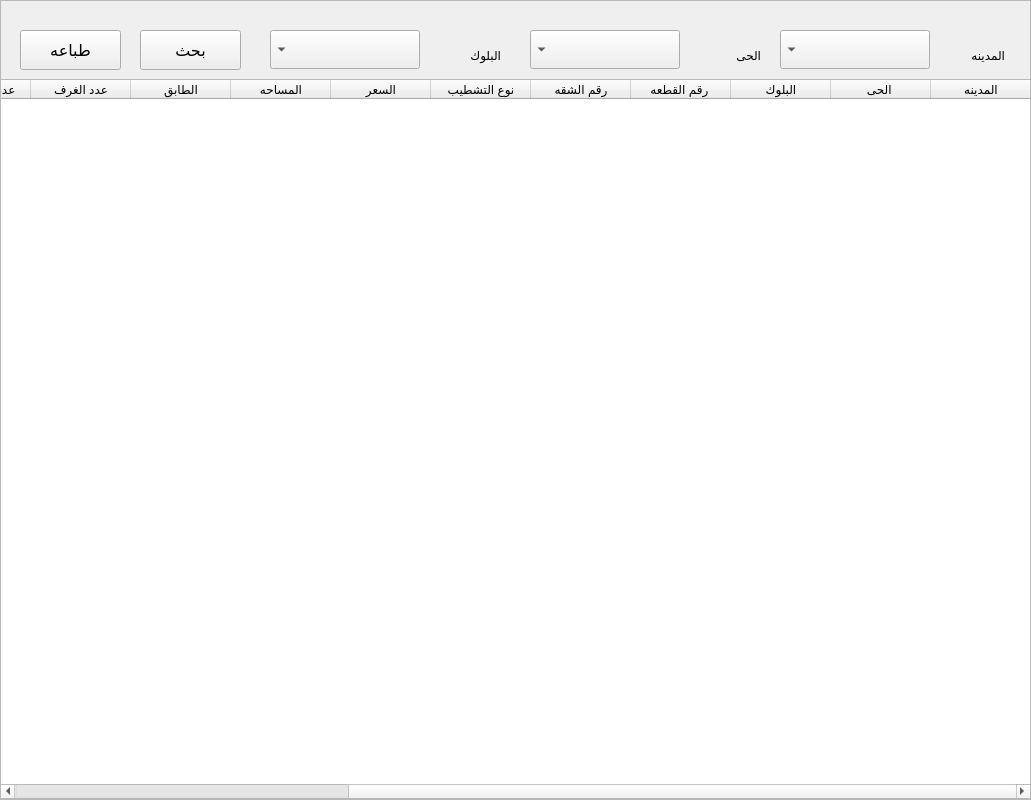
    <widget class="QFrame" name="Flat_Normal_Archiev">
     <property name="geometry">
      <rect>
       <x>0</x>
       <y>0</y>
       <width>1031</width>
       <height>800</height>
      </rect>
     </property>
     <property name="frameShape">
      <enum>QFrame::StyledPanel</enum>
     </property>
     <property name="frameShadow">
      <enum>QFrame::Raised</enum>
     </property>
     <widget class="QPushButton" name="btn_search_8">
      <property name="geometry">
       <rect>
        <x>20</x>
        <y>30</y>
        <width>101</width>
        <height>40</height>
       </rect>
      </property>
      <property name="font">
       <font>
        <family>simplified arabic</family>
        <pointsize>12</pointsize>
       </font>
      </property>
      <property name="cursor">
       <cursorShape>PointingHandCursor</cursorShape>
      </property>
      <property name="layoutDirection">
       <enum>Qt::RightToLeft</enum>
      </property>
      <property name="text">
       <string>طباعه</string>
      </property>
     </widget>
     <widget class="QPushButton" name="btn_search_7">
      <property name="geometry">
       <rect>
        <x>140</x>
        <y>30</y>
        <width>101</width>
        <height>40</height>
       </rect>
      </property>
      <property name="font">
       <font>
        <family>simplified arabic</family>
        <pointsize>12</pointsize>
       </font>
      </property>
      <property name="cursor">
       <cursorShape>PointingHandCursor</cursorShape>
      </property>
      <property name="layoutDirection">
       <enum>Qt::RightToLeft</enum>
      </property>
      <property name="text">
       <string>بحث</string>
      </property>
     </widget>
     <widget class="QTableWidget" name="tableWidget_15">
      <property name="geometry">
       <rect>
        <x>0</x>
        <y>79</y>
        <width>1031</width>
        <height>720</height>
       </rect>
      </property>
      <property name="layoutDirection">
       <enum>Qt::RightToLeft</enum>
      </property>
      <column>
       <property name="text">
        <string>المدينه</string>
       </property>
      </column>
      <column>
       <property name="text">
        <string>الحى </string>
       </property>
      </column>
      <column>
       <property name="text">
        <string>البلوك</string>
       </property>
      </column>
      <column>
       <property name="text">
        <string>رقم القطعه </string>
       </property>
      </column>
      <column>
       <property name="text">
        <string>رقم الشقه</string>
       </property>
      </column>
      <column>
       <property name="text">
        <string>نوع التشطيب</string>
       </property>
      </column>
      <column>
       <property name="text">
        <string>السعر</string>
       </property>
      </column>
      <column>
       <property name="text">
        <string>المساحه</string>
       </property>
      </column>
      <column>
       <property name="text">
        <string>الطابق</string>
       </property>
      </column>
      <column>
       <property name="text">
        <string>عدد الغرف</string>
       </property>
      </column>
      <column>
       <property name="text">
        <string>عدد الحمامات</string>
       </property>
      </column>
      <column>
       <property name="text">
        <string>الكهربا</string>
       </property>
      </column>
      <column>
       <property name="text">
        <string>الغاز</string>
       </property>
      </column>
      <column>
       <property name="text">
        <string>المياه</string>
       </property>
      </column>
      <column>
       <property name="text">
        <string/>
       </property>
      </column>
     </widget>
     <widget class="QComboBox" name="comboBox_25">
      <property name="geometry">
       <rect>
        <x>780</x>
        <y>30</y>
        <width>150</width>
        <height>39</height>
       </rect>
      </property>
      <property name="layoutDirection">
       <enum>Qt::RightToLeft</enum>
      </property>
     </widget>
     <widget class="QComboBox" name="comboBox_28">
      <property name="geometry">
       <rect>
        <x>270</x>
        <y>30</y>
        <width>150</width>
        <height>39</height>
       </rect>
      </property>
      <property name="layoutDirection">
       <enum>Qt::RightToLeft</enum>
      </property>
     </widget>
     <widget class="QLabel" name="label_110">
      <property name="geometry">
       <rect>
        <x>934</x>
        <y>40</y>
        <width>71</width>
        <height>31</height>
       </rect>
      </property>
      <property name="font">
       <font>
        <family>simplified arabic</family>
       </font>
      </property>
      <property name="layoutDirection">
       <enum>Qt::RightToLeft</enum>
      </property>
      <property name="text">
       <string>المدينه</string>
      </property>
     </widget>
     <widget class="QLabel" name="label_109">
      <property name="geometry">
       <rect>
        <x>690</x>
        <y>40</y>
        <width>71</width>
        <height>31</height>
       </rect>
      </property>
      <property name="font">
       <font>
        <family>simplified arabic</family>
       </font>
      </property>
      <property name="layoutDirection">
       <enum>Qt::RightToLeft</enum>
      </property>
      <property name="text">
       <string>الحى</string>
      </property>
     </widget>
     <widget class="QComboBox" name="comboBox_24">
      <property name="geometry">
       <rect>
        <x>530</x>
        <y>30</y>
        <width>150</width>
        <height>39</height>
       </rect>
      </property>
      <property name="layoutDirection">
       <enum>Qt::RightToLeft</enum>
      </property>
     </widget>
     <widget class="QLabel" name="label_108">
      <property name="geometry">
       <rect>
        <x>440</x>
        <y>40</y>
        <width>61</width>
        <height>31</height>
       </rect>
      </property>
      <property name="font">
       <font>
        <family>simplified arabic</family>
       </font>
      </property>
      <property name="layoutDirection">
       <enum>Qt::RightToLeft</enum>
      </property>
      <property name="text">
       <string>البلوك</string>
      </property>
     </widget>
    </widget>
